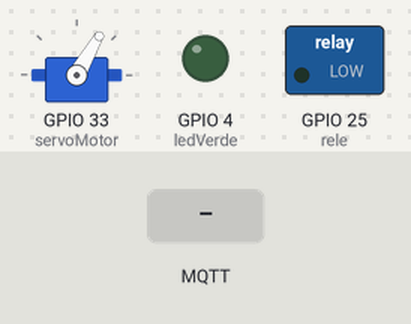
This sketch was run on a simulated ESP32. Parts: servo, switched loads named in the sketch (green lamp = pin HIGH), output pins drawn as LEDs (lit = HIGH). Inputs (shaded band) come from the test bench. WiFi joins after 1.5 s; servers stay silent unless stated; no MQTT or app messages arrive unless stated; what the sketch prints to the serial monitor is not drawn.

Above: at 2.7 s.
2.8 s: MQTT message "ligar" arrives on the first subscribed topic
At 4.0 s:
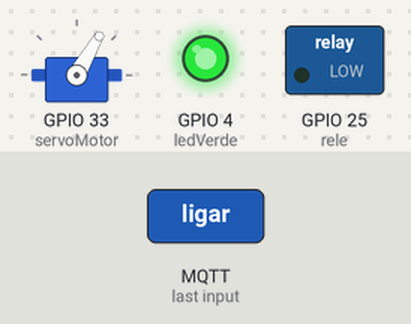
4.3 s: MQTT message "abrir" arrives on the second subscribed topic
At 5.1 s:
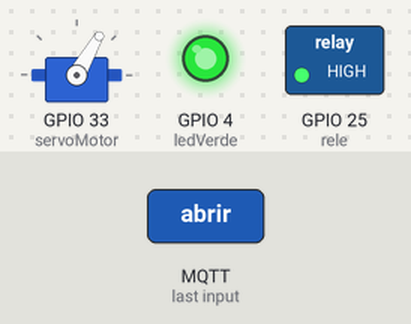
5.8 s: MQTT message "desligar" arrives on the first subscribed topic
At 6.3 s:
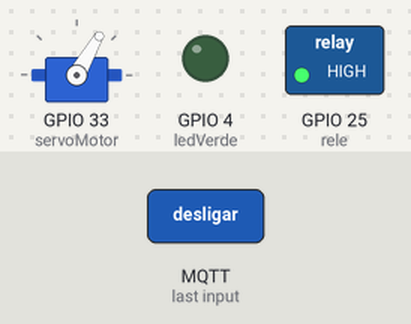
Timing chart, 0 to 8.8 s (numbered marks = the images above; inputs shaded):
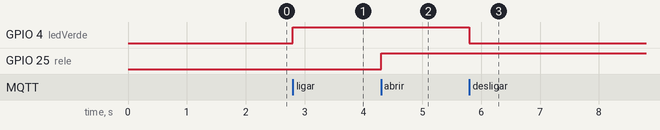

The sketch:

projeto_casa_inteligente1.ino
```cpp
//bibliotecas
#include <ESP32Servo.h>
#include <WiFi.h>
#include <PubSubClient.h>


// --- WiFi & MQTT ---
const char* ssid = "ProjetosIoT_Esp32";    //sua rede wifi
const char* password = "Sen@i134";         //senha da sua rede wifi
const char* mqtt_server = "172.16.39.80";  //endereço do broker público
const int mqtt_port = 1883;                //porta do broker público, geralmente 1883

//Tópicos
const char* topic_led = "smartlife/sala/luzsala";
const char* topic_porta = "smartlife/sala/porta";

WiFiClient espClient;
PubSubClient client(espClient);


//Variaveis-acenderLEDAoDetectarPresenca

const int ledVerde = 4;
const int trigPin = 18;
const int echoPin = 19;
const int distanciaLimite = 5;
long duracao;
int distanciaCm;


//Variaveis-verificarVazamentodeGas()
const int buzzer = 4;

//Variáveis gloabias abrir e fechar trava
const int rele = 25;


//
Servo motor;  //variavel do tipo servo
const int servoMotor = 33;


// --- Funções WiFi e MQTT ---
void conectarWiFi() {  //verifica conexão wifi para somente depois iniciar o sistema
  Serial.println("Conectando ao WiFi...");
  WiFi.begin(ssid, password);
  while (WiFi.status() != WL_CONNECTED) {
    delay(500);
    Serial.print(".");
  }
  Serial.println("\nWiFi conectado!");
}

void reconectarMQTT() {  //verifica e reconecta a conexão com o broker mqtt
  while (!client.connected()) {
    Serial.print("Reconectando MQTT...");
    if (client.connect("ESP32ClientTest")) {
      Serial.println("Conectado!");
      client.subscribe(topic_led);    //conecta ao topico do led assim que estabelecer ligação com o broker
      client.subscribe(topic_porta);  //conecta ao topico da porta assim que estabelecer ligação com o broker
    } else {
      Serial.print("Falha: ");
      Serial.println(client.state());
      delay(5000);
    }
  }
}

void tratarMensagem(char* topic, byte* payload, unsigned int length) {  //
  String mensagem = "";
  for (int i = 0; i < length; i++) {  //concatena todas os char* para se ter o texto completo em String
    mensagem += (char)payload[i];
  }

  Serial.printf("Mensagem recebida [%s]: %s\n", topic, mensagem.c_str());

  //led - luz da sala
  if (strcmp(topic, topic_led) == 0) {  //tópico atual é o do led?
    if (mensagem == "ligar") {
      digitalWrite(ledVerde, HIGH);
    } else if (mensagem == "desligar") {
      digitalWrite(ledVerde, LOW);
    }
  }

  /*
    Verifica se o tópico recebido é o topico da porta
  é uma função da linguagem C que compara duas strings (topic e topic_porta)
  */
  //porta
  if (strcmp(topic, topic_porta) == 0) {  //tópico atual é o da porta?
    if (mensagem == "abrir") {
      destrancarPorta();
      //delay(500);
      //abrirPortaAutomatica();
    } else if (mensagem == "fechar") {
      //fecharPortaAutomatica();
      //delay(500);
      trancarPorta();
    }
  }
}


void acenderLEDAoDetectarPresenca() {
  // Envia pulso de 10 microssegundos no TRIG
  digitalWrite(trigPin, LOW);
  delayMicroseconds(2);
  digitalWrite(trigPin, HIGH);
  delayMicroseconds(10);
  digitalWrite(trigPin, LOW);

  // Mede o tempo de resposta no ECHO (timeout de 30ms)
  duracao = pulseIn(echoPin, HIGH, 30000);

  if (duracao == 0) {
    Serial.println("Sensor sem resposta ou objeto fora do alcance.");
    digitalWrite(ledVerde, LOW);
  } else {
    // Converte duração em distância (cm)
    distanciaCm = (duracao * 0.0343) / 2;

    // Verifica se há objeto dentro do limite
    if (distanciaCm >= 2 && distanciaCm <= distanciaLimite) {
      digitalWrite(ledVerde, HIGH);
      Serial.println("Algo está se aproximando, está há: " + String(distanciaCm) + "cm");
    } else {
      digitalWrite(ledVerde, LOW);
      Serial.println("Nenhum objeto no campo de " + String(distanciaLimite) + "cm");
    }
  }

  delay(500);
}


void alarme_dois_tons() {
  int freqAlta = 2000;
  int freqBaixa = 800;
  int duracaoTom = 250;

  tone(buzzer, freqAlta, duracaoTom);
  delay(duracaoTom);
  tone(buzzer, freqBaixa, duracaoTom);
  delay(duracaoTom);
}

void abrirPortaAutomatica() {
  motor.write(180);
  // delay(3000);
}

void fecharPortaAutomatica() {
  motor.write(60);
  // delay(3000);
}

void trancarPorta() {
  digitalWrite(rele, LOW);
  Serial.println("Porta Trancada");
  // delay(3000);
}


void destrancarPorta() {
  digitalWrite(rele, HIGH);
  Serial.println("Porta Destrancada");
  // delay(3000);
}

void setup() {
  Serial.begin(115200);

  pinMode(ledVerde, OUTPUT);
  pinMode(buzzer, OUTPUT);
  //pinMode(MQ135, INPUT);
  motor.attach(servoMotor);
  pinMode(rele, OUTPUT);
  pinMode(trigPin, OUTPUT);
  pinMode(echoPin, INPUT);
  pinMode(ledVerde, OUTPUT);

  //Deixa trancado a mini solonoide
  digitalWrite(rele, LOW);

  //
  motor.write(60);

  //digitalWrite(trigPin, LOW);

  conectarWiFi();                            //conecta no wifi
  client.setServer(mqtt_server, mqtt_port);  //conecta no broker server
  client.setCallback(tratarMensagem);        //trata as mensagens recebidas do broker

  Serial.println("Sistema iniciado!");
}

void loop() {
  if (!client.connected()) reconectarMQTT();  //se não tem conexão com o broker, tenta reconectar
  client.loop();                              //mantém a conexão com o broker serve sempre aberta
    //acenderLEDAoDetectarPresenca();
    //alarme_dois_tons();
    //destrancarPorta();
    //trancarPorta();
}
```

Measured:
- after the input at 2.8 s, GPIO 4 (ledVerde): LOW → HIGH at once
- after the input at 4.3 s, GPIO 25 (rele): LOW → HIGH at once
- after the input at 5.8 s, GPIO 4 (ledVerde): HIGH → LOW at once
